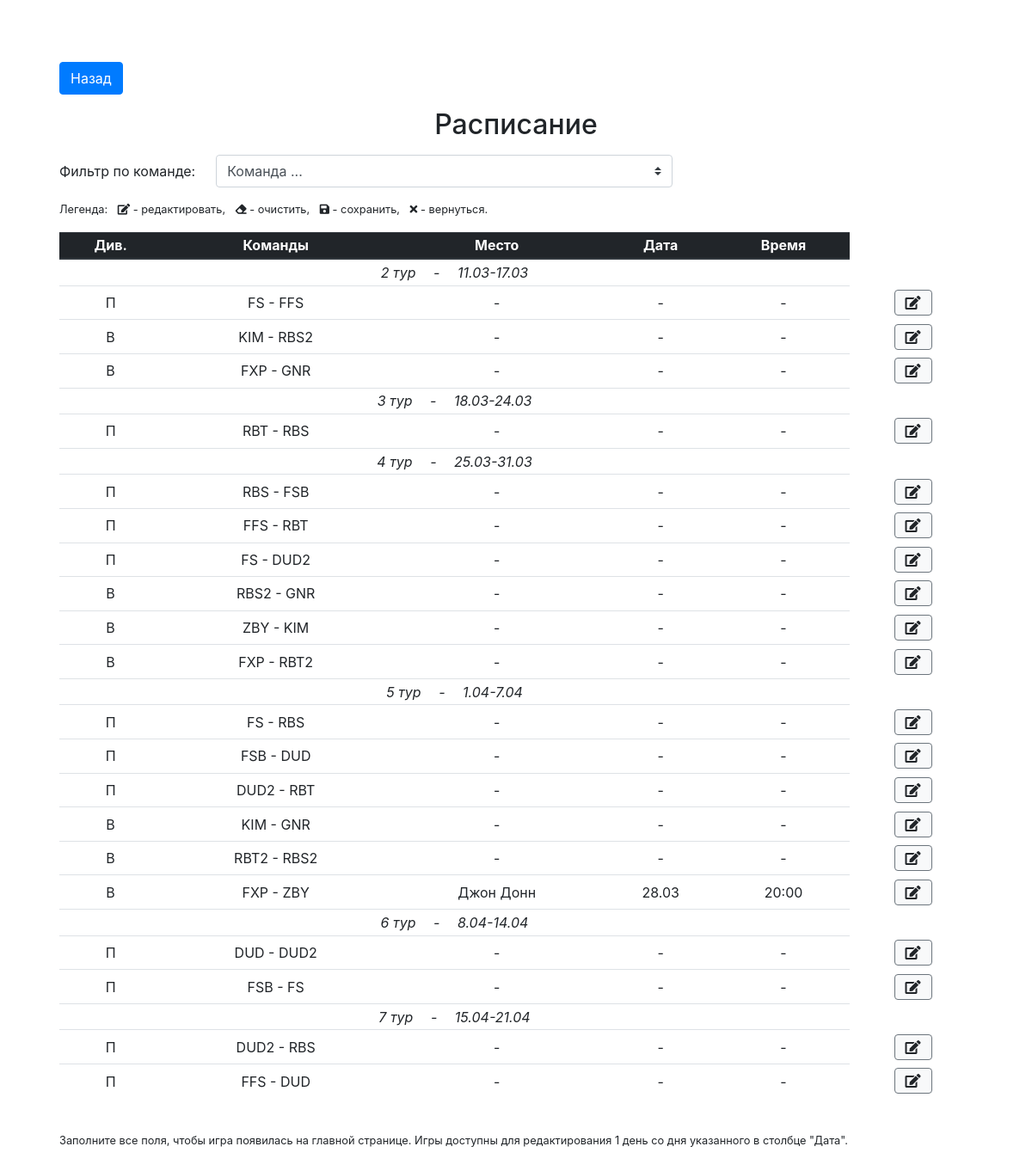
Page /schedule.php on the committed database.
### tables this page shows
CREATE TABLE schedule (id integer primary key autoincrement, season_id references seasons(season_id), tournament_id references tournaments(tournament_id), tour integer, team_id1 references teams(team_id), team_id2 references teams(team_id), date_start text, date_end text, place_id references places(place_id), date text, time text);

CREATE TABLE places (place_id integer primary key autoincrement, name text);

### inc/layout/templates/schedule_table.php (the view, shortened to what this page needs)
<div class="d-flex mt-3 align-items-center">
	<label for="teamFilter" class="col-form-label">Фильтр по команде:</label>
	<select class="custom-select w-50 ml-4" id="teamFilter" name="search">
		<option value="0">Команда ...</option>
	</select>
</div>
<ul class="list-unstyled list-inline mt-3 small">
	<li class="list-inline-item">Легенда:</li>
	<li class="list-inline-item">
		<i class="fas fa-edit"></i> - редактировать,
	</li>
	<li class="list-inline-item">
		<i class="fas fa-eraser"></i> - очистить,
	</li>
	<li class="list-inline-item">
		<i class="fas fa-save"></i> - сохранить,
	</li>
	<li class="list-inline-item">
		<i class="fas fa-times"></i> - вернуться.
	</li>
</ul>
<div class="table-responsive">
  	<table class="table table-hover text-center table-sm" id="schedule">
  		<thead class="thead-dark">
  			<tr>
  				<th>Див.</th>
  				<th>Команды</th>
  				<th>Место</th>
  				<th>Дата</th>
  				<th>Время</th>
  			</tr>
  		</thead>
  		<tbody>
		  	<?php $i = $schedule[0]['tour']; $j = 1; ?>
		  	<?php foreach ($schedule as $game): ?>
		  		<?php if ($i == $game['tour']): ?>
		  			<tr>
		  				<td colspan="5" class="font-italic text-left text-md-center">
		  					<?php echo $i++; ?> тур <span class="px-3">-</span> <?php echo $game['date_start']
		  					. "-" . $game['date_end']; ?>
	  					</td>
		  			</tr>
		  		<?php endif; ?>
		  		<tr>
		  			<td title="<?php echo ($game['tournament_id'] == "1" ? "Первый" : "Второй"); ?>"><?php echo ($game['tournament_id'] == "1" ? "П" : "В"); ?></td>
		  			<td><?php echo $game['team_name1']; ?> - <?php echo $game['team_name2']; ?></td>
		  			<td>
	  					<span class="schedule-place">
	  						<?php if (isset($game['place_id'])): ?>
		  						<?php foreach ($places as $place): ?>
			  						<?php if ($place['place_id'] == $game['place_id']) echo $place['name']; ?>
			  					<?php endforeach; ?>
			  				<?php else: ?>
			  					-
			  				<?php endif; ?>
  						</span>
					</td>
		  			<td>
	  					<span class="schedule-date">
	  						<?php if (isset($game['date'])): ?>
	  							<?php echo date_format(date_create($game['date']), "j.m"); ?>
  							<?php else: ?>
  								-
  							<?php endif; ?>
  						</span>
					</td>
					<td>
	  					<span class="schedule-time">
	  						<?php if (isset($game['time'])): ?>
	  							<?php echo $game['time']; ?>
  							<?php else: ?>
  								-
  							<?php endif; ?>
  						</span>
					</td>
					<td class="border-0">
						<button class="btn btn-light border-secondary ml-1" data-action="scheduleEdit" title="Редактировать">
							<i class="fas fa-edit"></i>
						</button>
					</td>
		  		</tr>
		  	<?php endforeach; ?>
		</tbody>
	</table>
</div>

### inc/css/custom.css (style rules this page uses)
body { padding-top: 0; }
.table td, .table th { text-align: center; vertical-align: middle; font-size: 12px; }
@media (min-width: 576px) { .table td, .table th { font-size: 1rem; } }

### rows in the picture
schedule: date_start "11.03", date_end "17.03", shows "П", team_name1 "FS", team_name2 "FFS"
schedule: shows "В", team_name1 "KIM", team_name2 "RBS2"
schedule: shows "В", team_name1 "FXP", team_name2 "GNR"
schedule: date_start "18.03", date_end "24.03", shows "П", team_name1 "RBT", team_name2 "RBS"
schedule: date_start "25.03", date_end "31.03", shows "П", team_name1 "RBS", team_name2 "FSB"
schedule: shows "П", team_name1 "FFS", team_name2 "RBT"
schedule: shows "П", team_name1 "FS", team_name2 "DUD2"
schedule: shows "В", team_name1 "RBS2", team_name2 "GNR"
schedule: shows "В", team_name1 "ZBY", team_name2 "KIM"
schedule: shows "В", team_name1 "FXP", team_name2 "RBT2"
schedule: date_start "1.04", date_end "7.04", shows "П", team_name1 "FS", team_name2 "RBS"
schedule: shows "П", team_name1 "FSB", team_name2 "DUD"
schedule: shows "П", team_name1 "DUD2", team_name2 "RBT"
schedule: shows "В", team_name1 "KIM", team_name2 "GNR"
schedule: shows "В", team_name1 "RBT2", team_name2 "RBS2"
schedule: shows "В", team_name1 "FXP", team_name2 "ZBY", date "28.03", time "20:00"
places: name "Джон Донн"
schedule: date_start "8.04", date_end "14.04", shows "П", team_name1 "DUD", team_name2 "DUD2"
schedule: shows "П", team_name1 "FSB", team_name2 "FS"
schedule: date_start "15.04", date_end "21.04", shows "П", team_name1 "DUD2", team_name2 "RBS"
schedule: shows "П", team_name1 "FFS", team_name2 "DUD"
